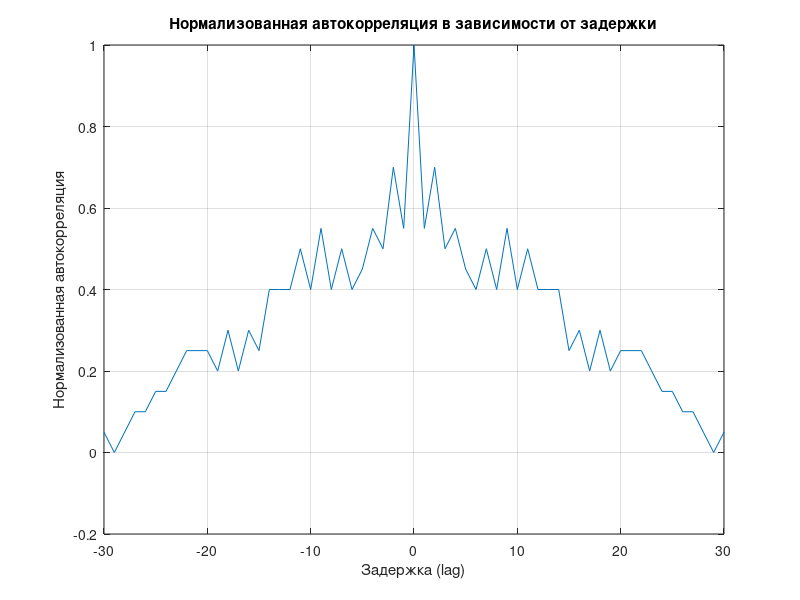

MATLAB code to generate this figure:
clear;

% Функция для сдвига регистра с обратной связью
function [new_reg, output_bit] = shift_register(state, feedback_indices)
    feedback_bit = 0;

    for index = feedback_indices
        feedback_bit = xor(feedback_bit, state(index));
    end

    output_bit = state(end); % Получаем выходной бит
    new_reg = [feedback_bit, state(1:end - 1)]; % Обновляем регистр
end

% Функция для создания последовательности Голда
function gold_seq = create_gold_sequence(init_x, init_y, feedback_x, feedback_y, seq_length)
    gold_seq = zeros(1, seq_length);

    for i = 1:seq_length
        [init_x, bit_x] = shift_register(init_x, feedback_x);
        [init_y, bit_y] = shift_register(init_y, feedback_y);
        gold_seq(i) = xor(bit_x, bit_y);
    end

end

% Начальные значения и параметры
initial_x = [0, 1, 1, 0, 1];
initial_y = [1, 0, 1, 0, 0];
feedback_positions_x = [1, 3];
feedback_positions_y = [1, 2, 3, 5];

% Альтернативные начальные значения
alternative_x = [0, 1, 1, 1, 0];
alternative_y = [0, 1, 1, 1, 1];

sequence_len = 31;

% Генерация последовательностей Голда
gold_seq_1 = create_gold_sequence(initial_x, initial_y, feedback_positions_x, feedback_positions_y, sequence_len);
gold_seq_2 = create_gold_sequence(alternative_x, alternative_y, feedback_positions_x, feedback_positions_y, sequence_len);

% Вывод первой последовательности
fprintf('Первая последовательность Голда: ');
fprintf('%d ', gold_seq_1);
fprintf('\n');

% Вычисление нормализованной автокорреляции
[autocorr_vals, delay] = xcorr(gold_seq_1, 'coeff');

% Фильтрация для удаления отрицательных сдвигов
non_negative_indices = delay >= 0;
filtered_delay = delay(non_negative_indices);
filtered_autocorr_vals = autocorr_vals(non_negative_indices);

% Формирование таблицы сдвигов и значений автокорреляции
correlation_table = [filtered_delay', filtered_autocorr_vals'];
disp('Сдвиг | Нормализованная автокорреляция');
disp(correlation_table);

% Вывод второй последовательности
fprintf('Вторая последовательность Голда: ');
fprintf('%d ', gold_seq_2);
fprintf('\n');

% Вычисление взаимной корреляции
[cross_corr_vals, cross_delay] = xcorr(gold_seq_1, gold_seq_2, 'coeff');
disp(['Максимальная взаимная корреляция: ', num2str(max(cross_corr_vals))]);

% Построение графика автокорреляции
figure(1);
plot(delay, autocorr_vals);
title('Нормализованная автокорреляция в зависимости от задержки');
xlabel('Задержка (lag)');
ylabel('Нормализованная автокорреляция');
grid on;
